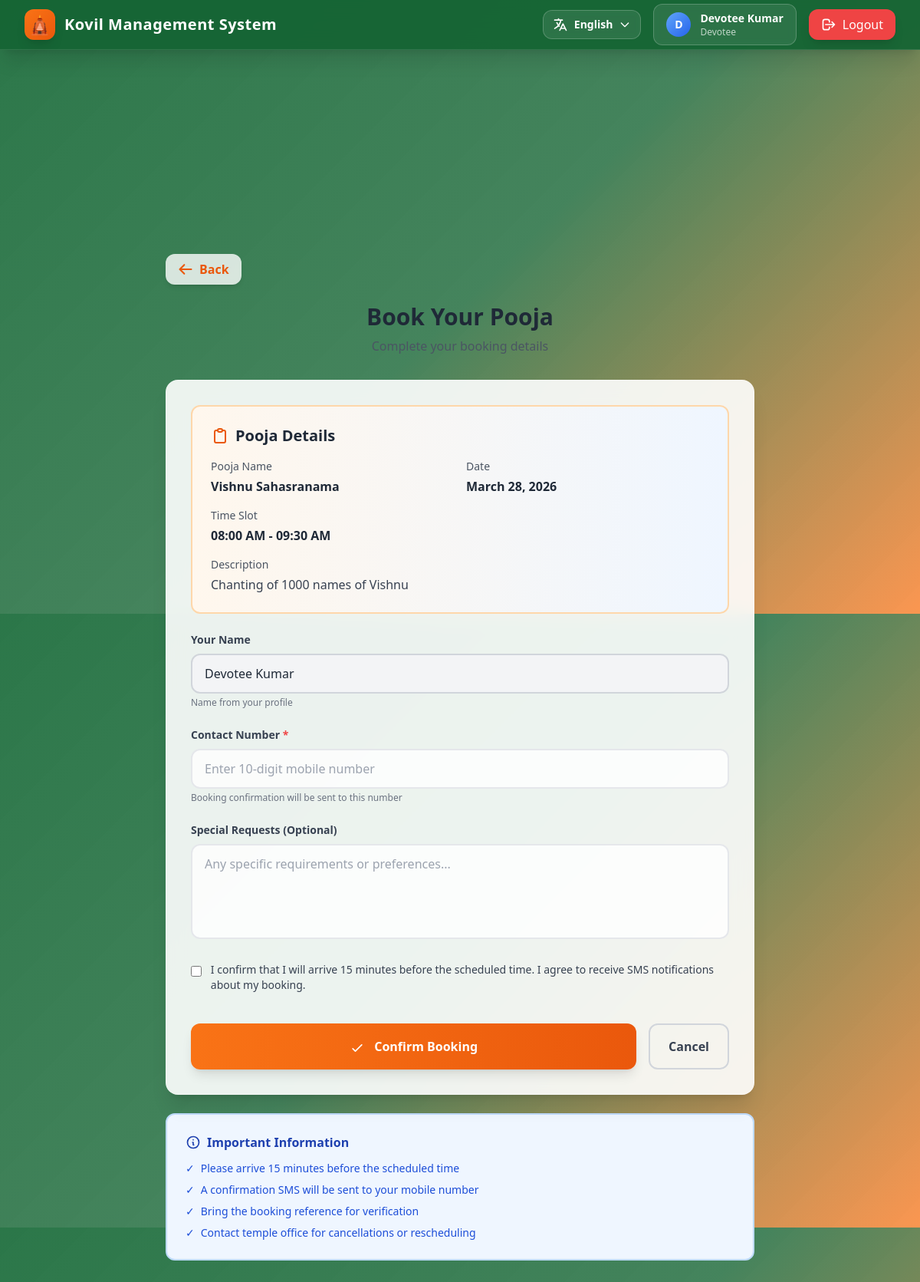
Screenshot of /Desktop-App/kovilsystem/index.php?url=book&id=10 (signed in) with the database file from the repository.
### tables this page shows
CREATE TABLE IF NOT EXISTS pooja_schedule (
    id INT AUTO_INCREMENT PRIMARY KEY,
    pooja_name VARCHAR(100) NOT NULL,
    pooja_date DATE NOT NULL,
    time_slot VARCHAR(50) NOT NULL,
    status ENUM('available', 'booked', 'completed') DEFAULT 'available',
    description TEXT,
    created_at TIMESTAMP DEFAULT CURRENT_TIMESTAMP,
    updated_at TIMESTAMP DEFAULT CURRENT_TIMESTAMP ON UPDATE CURRENT_TIMESTAMP,
    INDEX idx_pooja_date (pooja_date),
    INDEX idx_status (status)
);

### Desktop-App/kovilsystem/index.php (called while the page is built, shortened)
<?php
require_once __DIR__ . "/config/database.php";
require_once __DIR__ . "/app/controllers/MainController.php";
$page = $_GET['url'] ?? 'home';
$page = htmlspecialchars(strip_tags($page), ENT_QUOTES, 'UTF-8');
try {
    $controller = new MainController();
    $controller->load($page);
} catch (Exception $e) {
    error_log("Application Error: " . $e->getMessage());
    if (defined('APP_ENV') && APP_ENV === 'development') {
        echo "<div style='padding: 20px; color: red;'>";
        echo "<h2>Error Occurred</h2>";
        echo "<p>" . htmlspecialchars($e->getMessage(), ENT_QUOTES, 'UTF-8') . "</p>";
        echo "</div>";
    } else {
        echo "<div style='padding: 20px;'>";
        echo "<h2>An error occurred. Please try again later.</h2>";
        echo "</div>";
    }
}

### Desktop-App/kovilsystem/config/database.php (called while the page is built, shortened)
<?php
class Database {
    private static $conn = null;
    public static function connect() {
        if (self::$conn === null) {
            try {
                self::$conn = new mysqli(DB_HOST, DB_USER, DB_PASS, DB_NAME);
                self::$conn->set_charset(DB_CHARSET);
            } catch (Exception $e) {
                error_log("Database Error: " . $e->getMessage());
                die("Database connection failed. Please ensure the database is configured properly.");
            }
        }
        return self::$conn;
    }
}

### Desktop-App/kovilsystem/app/models/Schedule.php (called while the page is built, shortened)
<?php
require_once __DIR__ . "/../../config/database.php";
class Schedule {
    private $conn;
    public function __construct() {
        $this->conn = Database::connect();
    }
    public function getById($id) {
        $stmt = $this->conn->prepare("SELECT * FROM pooja_schedule WHERE id = ?");
        $stmt->bind_param("i", $id);
        $stmt->execute();
        $result = $stmt->get_result();
        $schedule = $result->fetch_assoc();
        return $schedule;
    }
}

### Desktop-App/kovilsystem/app/views/book/index.php (the view, shortened to what this page needs)
<div class="min-h-[calc(100vh-8rem)] flex items-center justify-center py-12 px-4">
    <div class="w-full max-w-3xl">
        <div class="flex items-center space-x-4 mb-6">
            <a href="javascript:history.back()" class="group flex items-center space-x-2 bg-white/80 hover:bg-white backdrop-blur-sm px-4 py-2 rounded-xl shadow-md transition-all duration-200 hover:scale-105 active:scale-95">
                <svg class="w-5 h-5 text-secondary-600 group-hover:text-secondary-700" fill="none" stroke="currentColor" viewBox="0 0 24 24">
                    <path stroke-linecap="round" stroke-linejoin="round" stroke-width="2.5" d="M10 19l-7-7m0 0l7-7m-7 7h18"></path>
                </svg>
                <span class="font-semibold text-secondary-600 group-hover:text-secondary-700">Back</span>
            </a>
        </div>
        <div class="text-center mb-8">
            <h1 class="text-3xl font-bold text-gray-800 mb-2">Book Your Pooja</h1>
            <p class="text-gray-600">Complete your booking details</p>
        </div>
        <div class="glass-card p-8 card-hover">
            <?php if($data): ?>
            <div class="bg-gradient-to-r from-secondary-50 to-accent-50 p-6 rounded-xl mb-6 border-2 border-secondary-200">
                <h3 class="text-xl font-bold text-gray-800 mb-4 flex items-center">
                    <svg class="w-6 h-6 mr-2 text-secondary-600" fill="none" stroke="currentColor" viewBox="0 0 24 24">
                        <path stroke-linecap="round" stroke-linejoin="round" stroke-width="2" d="M9 5H7a2 2 0 00-2 2v12a2 2 0 002 2h10a2 2 0 002-2V7a2 2 0 00-2-2h-2M9 5a2 2 0 002 2h2a2 2 0 002-2M9 5a2 2 0 012-2h2a2 2 0 012 2"></path>
                    </svg>
                    Pooja Details
                </h3>
                <div class="grid grid-cols-1 md:grid-cols-2 gap-4">
                    <div>
                        <p class="text-sm text-gray-600 mb-1">Pooja Name</p>
                        <p class="font-bold text-gray-800"><?= htmlspecialchars($data['pooja_name']) ?></p>
                    </div>
                    <div>
                        <p class="text-sm text-gray-600 mb-1">Date</p>
                        <p class="font-bold text-gray-800"><?= date("F j, Y", strtotime($data['pooja_date'])) ?></p>
                    </div>
                    <div>
                        <p class="text-sm text-gray-600 mb-1">Time Slot</p>
                        <p class="font-bold text-gray-800"><?= htmlspecialchars($data['time_slot']) ?></p>
                    </div>
                    <?php if(!empty($data['description'])): ?>
                    <div class="md:col-span-2">
                        <p class="text-sm text-gray-600 mb-1">Description</p>
                        <p class="text-gray-700"><?= htmlspecialchars($data['description']) ?></p>
                    </div>
                    <?php endif; ?>
                </div>
            </div>
            <?php endif; ?>
            <form method="POST" id="bookingForm" class="space-y-6">
                <div>
                    <label for="name" class="block text-sm font-semibold text-gray-700 mb-2">Your Name</label>
                    <input
                        type="text"
                        name="name"
                        id="name"
                        class="input-field w-full px-4 py-3 bg-gray-100 border-2 border-gray-300 text-gray-800 rounded-xl cursor-not-allowed"
                        value="<?= htmlspecialchars($_SESSION['user']['name'] ?? '') ?>"
                        readonly
                        required
                    >
                    <p class="text-xs text-gray-500 mt-1">Name from your profile</p>
                </div>
                <div>
                    <label for="phone" class="block text-sm font-semibold text-gray-700 mb-2">Contact Number <span class="text-red-500">*</span></label>
                    <input
                        type="tel"
                        name="phone"
                        id="phone"
                        placeholder="Enter 10-digit mobile number"
                        pattern="[0-9]{10}"
                        class="input-field w-full px-4 py-3 bg-white/80 border-2 border-gray-200 text-gray-800 focus:border-secondary-500 focus:bg-white transition-all duration-200 rounded-xl"
                        required
                    >
                    <p class="text-xs text-gray-500 mt-1">Booking confirmation will be sent to this number</p>
                </div>
                <div>
                    <label for="special_requests" class="block text-sm font-semibold text-gray-700 mb-2">Special Requests (Optional)</label>
                    <textarea
                        name="special_requests"
                        id="special_requests"
                        rows="4"
                        placeholder="Any specific requirements or preferences..."
                        class="input-field w-full px-4 py-3 bg-white/80 border-2 border-gray-200 text-gray-800 placeholder-gray-400 focus:border-secondary-500 focus:bg-white transition-all duration-200 rounded-xl resize-none"
                    ></textarea>
                </div>
                <div class="flex items-start space-x-3">
                    <input
                        type="checkbox"
                        name="confirm"
                        id="confirm"
                        class="mt-1 w-4 h-4 text-secondary-600 border-2 border-gray-300 rounded focus:ring-secondary-500"
                        required
                    >
                    <label for="confirm" class="text-sm text-gray-700">
                        I confirm that I will arrive 15 minutes before the scheduled time. I agree to receive SMS notifications about my booking.
                    </label>
                </div>
                <div class="flex space-x-4 pt-4">
                    <button
                        type="submit"
                        id="submitBtn"
                        class="flex-1 bg-gradient-to-r from-secondary-500 to-secondary-600 hover:from-secondary-400 hover:to-secondary-500 text-white font-bold py-4 px-6 rounded-xl shadow-lg transition-all duration-300 transform hover:scale-[1.02] active:scale-[0.98] btn-animate"
                    >
                        <svg class="w-5 h-5 inline mr-2" fill="none" stroke="currentColor" viewBox="0 0 24 24">
                            <path stroke-linecap="round" stroke-linejoin="round" stroke-width="2" d="M5 13l4 4L19 7"></path>
                        </svg>
                        Confirm Booking
                    </button>
                    <a
                        href="?url=schedule"
                        class="flex items-center justify-center px-6 py-4 border-2 border-gray-300 text-gray-700 font-semibold rounded-xl hover:bg-gray-50 transition-all duration-200"
                    >
                        Cancel
                    </a>
                </div>
            </form>
        </div>
        <div class="mt-6 bg-blue-50 p-6 rounded-xl border-2 border-blue-200">
            <h4 class="font-bold text-blue-800 mb-3 flex items-center">
                <svg class="w-5 h-5 mr-2" fill="none" stroke="currentColor" viewBox="0 0 24 24">
                    <path stroke-linecap="round" stroke-linejoin="round" stroke-width="2" d="M13 16h-1v-4h-1m1-4h.01M21 12a9 9 0 11-18 0 9 9 0 0118 0z"></path>
                </svg>
                Important Information
            </h4>
            <ul class="space-y-2 text-sm text-blue-700">
                <li class="flex items-start">
                    <span class="mr-2">✓</span>
                    <span>Please arrive 15 minutes before the scheduled time</span>
                </li>
                <li class="flex items-start">
                    <span class="mr-2">✓</span>
                    <span>A confirmation SMS will be sent to your mobile number</span>
                </li>
                <li class="flex items-start">
                    <span class="mr-2">✓</span>
                    <span>Bring the booking reference for verification</span>
                </li>
                <li class="flex items-start">
                    <span class="mr-2">✓</span>
                    <span>Contact temple office for cancellations or rescheduling</span>
                </li>
            </ul>
        </div>
    </div>
</div>

### rows the page displays
pooja_schedule: pooja_name "Vishnu Sahasranama", pooja_date "March 28, 2026", time_slot "08:00 AM - 09:30 AM", description "Chanting of 1000 names of Vishnu"

### other values shown
APP_NAME "Kovil Management System"
getLanguageName(getCurrentLanguage()) "English"
substr($_SESSION['user']['name'], 0, 1) "D"
$_SESSION['user']['name'] "Devotee Kumar"
$_SESSION['user']['role'] "Devotee"
